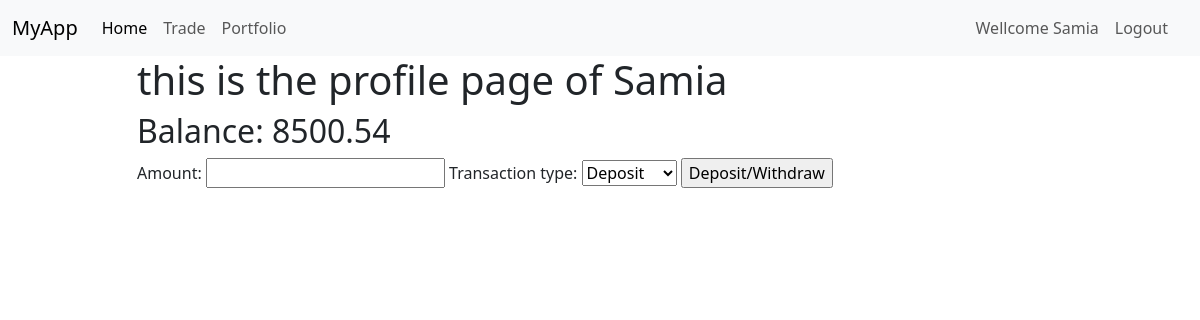
The page /portfolio (signed in) on the database as committed earlier.
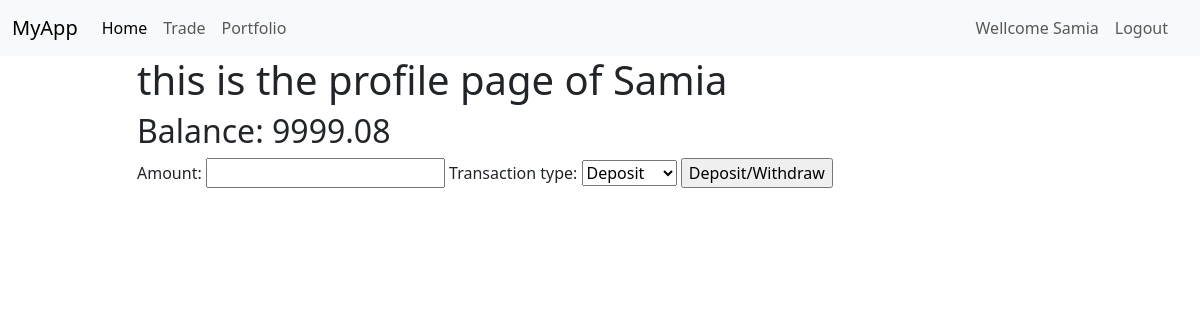
The same page on the database as committed later.
### myapp/models.py (models this page shows)
class User(AbstractUser):
    balance = models.DecimalField(max_digits=10, decimal_places=2, default=0)
    def __str__(self):
        return f"Username:{self.username}, Balance:{self.balance}"

### myapp/views.py (the view, shortened to what this page needs)
# urls.py: path("portfolio", views.portfolio, name="portfolio"),
@login_required(login_url='/login')
def portfolio(request):
    thisUser = User.objects.get(pk=request.user.pk)
    balance = thisUser.balance
    print(thisUser)
    addCredit = AddCredit()
    return render(request, "myapp/portfolio.html", {
        "form": addCredit,
        "balance": balance
    })

### myapp/forms.py
class AddCredit(forms.Form):
    amount = forms.DecimalField(
        label='Amount', min_value=0, max_digits=10, decimal_places=2)
    transaction_type = forms.ChoiceField(
        choices=[('deposit', 'Deposit'), ('withdraw', 'Withdraw')])

### myapp/templates/myapp/portfolio.html (shortened to what this page needs)
{% extends 'myapp/layout.html' %}
{%block body%}
<h1>this is the profile page of {{user.username|title}}</h1>
<h2>Balance: {{balance}}</h2>
<form action="{% url 'portfolio'%}" method="POST">
    {{form}}
    <input type="submit" value="Deposit/Withdraw" name="" id="">
</form>
{%endblock%}

### myapp/templates/myapp/layout.html (shortened to what this page needs)
{% load static %}
<!DOCTYPE html>
<html lang="en">
<head>
    <link href="https://cdn.jsdelivr.net/npm/bootstrap@5.3.0-alpha1/dist/css/bootstrap.min.css" rel="stylesheet"
>
</head>
<body>
    <nav class="navbar navbar-expand-lg bg-body-tertiary">
        <div class="container-fluid">
            <a class="navbar-brand" href="#">MyApp</a>
            <div class="collapse navbar-collapse" id="navbarNav">
                <ul class="navbar-nav container-fluid d-flex">
                    <li class="nav-item {% if not user.is_authenticated %}me-auto{% endif %}">
                        <a class="nav-link active" aria-current="page" href="{% url 'index'%}">Home</a>
                    </li>
                    {%if user.is_authenticated %}
                    <li class="nav-item">
                        <a class="nav-link" aria-current="page" href="{% url 'trade'%}">Trade</a>
                    </li>
                    <li class="nav-item me-auto">
                        <a class="nav-link" aria-current="page" href="{% url 'portfolio'%}">Portfolio</a>
                    </li>
                    <li class="nav-item ">
                        <a class="nav-link " href="#">Wellcome {{user.username|title}}</a>
                    </li>
                    <li class="nav-item">
                        <a class="nav-link " href="{% url 'logout'%}">Logout</a>
                    </li>
                    {%endif%}
                </ul>
            </div>
        </div>
    </nav>
    <div class="container">
        <div class="row">
            <div class="col">
            </div>
            <div class="col-10">
                {%block body%}
                {%endblock%}
            </div>
            <div class="col">
            </div>
        </div>
    </div>
</body>
</html>

Rows that differ between the two databases and show on the page:
changed User "Samia": balance "8500.54" → "9999.08"
